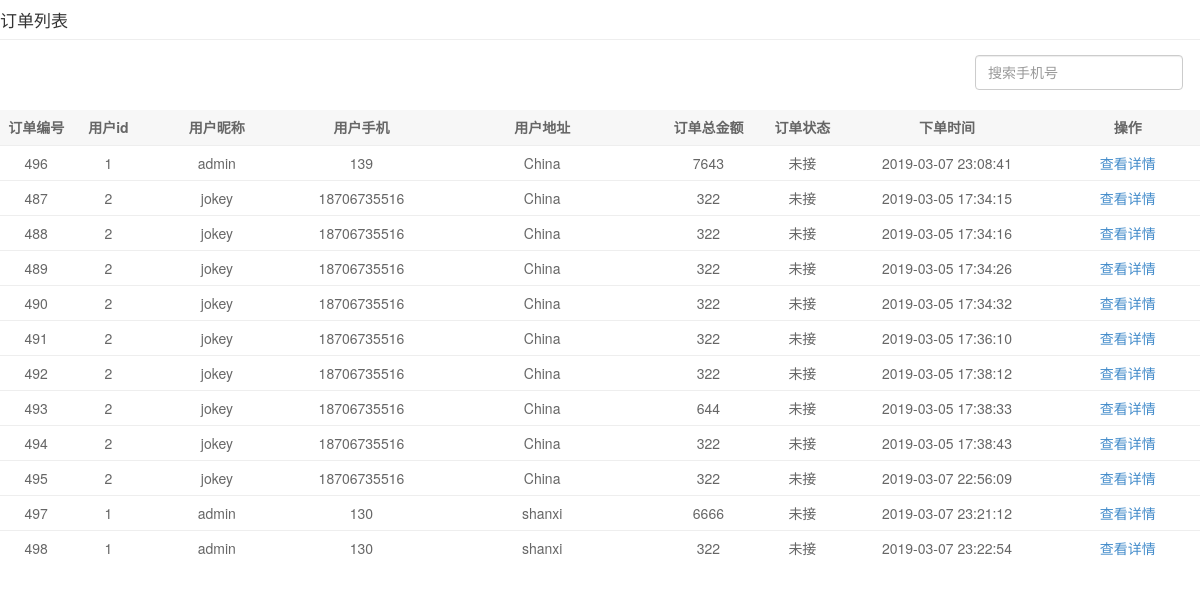
The page /admin/searchOrder.php on the database its author committed.
### tables this page shows
CREATE TABLE `orderlist` (
  `order_id` int(11) NOT NULL AUTO_INCREMENT,
  `user_id` int(11) NOT NULL,
  `user_name` varchar(30) NOT NULL,
  `user_phone` varchar(20) NOT NULL,
  `user_address` varchar(80) NOT NULL,
  `order_amount` decimal(10,0) NOT NULL,
  `order_status` varchar(10) NOT NULL,
  `create_time` datetime NOT NULL,
  PRIMARY KEY (`order_id`) USING BTREE
);

### admin/searchOrder.php (the view, shortened to what this page needs)
<?php
    $conn = mysqli_connect('localhost', 'root' ,'' , 'makeorder');
    mysqli_query($conn,"set names utf8");
    $result=mysqli_query($conn,"select * from orderlist");
    $rows = [];
    while($row = mysqli_fetch_assoc($result)){
        $rows[] = $row;
    }
?>
<!doctype html>
<html>
<head>
<link rel="stylesheet" href="style/bootstrap-admin.css">
<link rel="stylesheet" href="style/product.css">
</head>
<body>
<span class="main-title">订单列表</span>
<div class="details">
    <div class="details_operation clearfix">
            <div class="fr">
                <div class="text" style="margin-right: 3rem;">
                    <span>
                        <input type="text" value="" placeholder="搜索手机号" class="search form-control"  id="searchPhone" onkeypress="searchPhone()" >
                    </span>
                </div>
            </div>
    </div>
    <table class="table  table-hover">
        <thead>
            <tr>
                <th width="5%">订单编号</th>
                <th width="5%">用户id</th>
                <th width="10%">用户昵称</th>
                <th width="10%">用户手机</th>
                <th width="15%">用户地址</th>
                <th width="8%">订单总金额</th>
                <th width="5%">订单状态</th>
                <th width="15%">下单时间</th>
                <th width="10%">操作</th>
            </tr>
        </thead>
    <tbody>
    <?php foreach($rows as $key=>$row):?>
        <tr align="center">
            <td><?php echo $row['order_id'];?></td>
            <td><?php echo $row['user_id'];?></td>
            <td><?php echo $row['user_name'];?></td>
            <td><?php echo $row['user_phone'];?></td>
            <td><?php echo $row['user_address'];?></td>
            <td><?php echo $row['order_amount'];?></td>
            <td><?php echo $row['order_status']==1?"已接":"未接";?></td>
            <td><?php echo $row['create_time'];?></td>
            <td align="center"><a class="btn btn-link"  onclick="orderDetail(<?=$row['order_id']?>,<?=$row['order_status']?>)">查看详情</a>
            </td>
        </tr>
        <?php  endforeach;?>
    </tbody>
    </table>
</div>
</body>
</html>

### admin/style/product.css (style rules this page uses)
* { margin:0; padding:0; }
html { width: 100%; height: 100%; }
tr { height: 3.5rem; line-height: 3.5rem; }
td { text-overflow:ellipsis; overflow:hidden; white-space: nowrap; }
.main-title { display: inline-block; width: 100%; height: 4rem; line-height: 4rem; border-bottom: 1px solid #EEEEEE; font-size: 17px; }
table { margin-top: 2rem; }
td { color:#666666; }
input { border: none; outline: none; }
input[type='text'] { display: inline-block; margin-left: 1.3rem; background: none; height: 3.5rem; line-height: 3.5rem; }
.fr { margin-top: 1.5rem; float: right; }
thead { color: #666666; background-color: #F7F7F7; border-bottom: 1px solid #EEEEEE; }

### rows shown on the page
orderlist: order_id "496", user "1", user_name "admin", user_phone "139", user_address "China", order_amount "7643", order_status "未接", create_time "2019-03-07 23:08:41"
orderlist: order_id "487", user "2", user_name "jokey", user_phone "18706735516", user_address "China", order_amount "322", order_status "未接", create_time "2019-03-05 17:34:15"
orderlist: order_id "488", user "2", user_name "jokey", user_phone "18706735516", user_address "China", order_amount "322", order_status "未接", create_time "2019-03-05 17:34:16"
orderlist: order_id "489", user "2", user_name "jokey", user_phone "18706735516", user_address "China", order_amount "322", order_status "未接", create_time "2019-03-05 17:34:26"
orderlist: order_id "490", user "2", user_name "jokey", user_phone "18706735516", user_address "China", order_amount "322", order_status "未接", create_time "2019-03-05 17:34:32"
orderlist: order_id "491", user "2", user_name "jokey", user_phone "18706735516", user_address "China", order_amount "322", order_status "未接", create_time "2019-03-05 17:36:10"
orderlist: order_id "492", user "2", user_name "jokey", user_phone "18706735516", user_address "China", order_amount "322", order_status "未接", create_time "2019-03-05 17:38:12"
orderlist: order_id "493", user "2", user_name "jokey", user_phone "18706735516", user_address "China", order_amount "644", order_status "未接", create_time "2019-03-05 17:38:33"
orderlist: order_id "494", user "2", user_name "jokey", user_phone "18706735516", user_address "China", order_amount "322", order_status "未接", create_time "2019-03-05 17:38:43"
orderlist: order_id "495", user "2", user_name "jokey", user_phone "18706735516", user_address "China", order_amount "322", order_status "未接", create_time "2019-03-07 22:56:09"
orderlist: order_id "497", user "1", user_name "admin", user_phone "130", user_address "shanxi", order_amount "6666", order_status "未接", create_time "2019-03-07 23:21:12"
orderlist: order_id "498", user "1", user_name "admin", user_phone "130", user_address "shanxi", order_amount "322", order_status "未接", create_time "2019-03-07 23:22:54"
